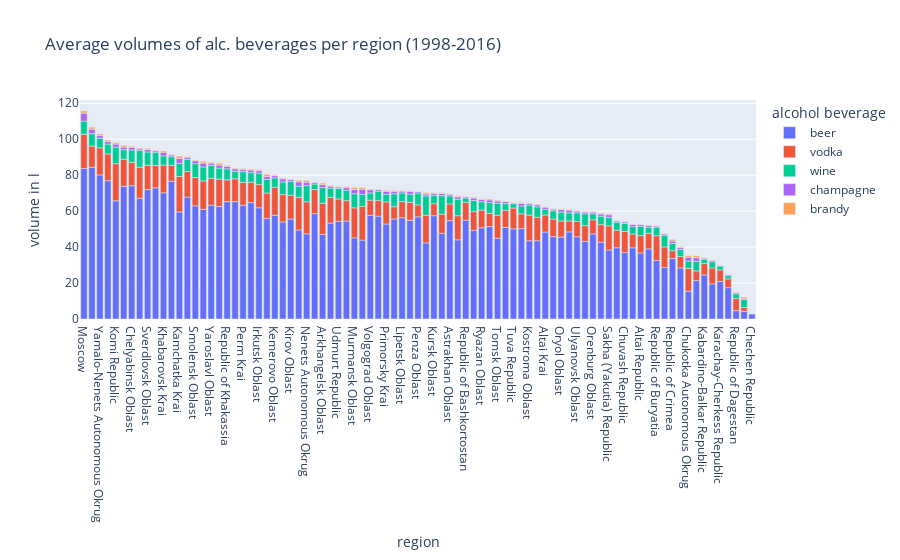

The code cell stored with this chart in its notebook:
### Code cell
fig = px.bar(df_region, x='region', y=drink_cat,
            title = "Average volumes of alc. beverages per region (1998-2016)",
            labels = {"value": "volume in l","variable":"alcohol beverage"}).update_xaxes(categoryorder="total descending")
fig.show()

### Figure 1 — Plotly figure (JSON) as saved in the notebook; plotly's stock layout.template omitted (floating-point values rounded to 4 significant figures)
{"data": [{"alignmentgroup": "True", "hovertemplate": "alcohol beverage=beer<br>region=%{x}<br>volume in l=%{y}<extra></extra>", "legendgroup": "beer", "marker": {"color": "#636efa", "pattern": {"shape": ""}}, "name": "beer", "offsetgroup": "beer", "orientation": "v", "showlegend": true, "textposition": "auto", "type": "bar", "x": ["Altai Krai", "Altai Republic", "Amur Oblast", "Arkhangelsk Oblast", "Astrakhan Oblast", "Belgorod Oblast", "Bryansk Oblast", "Chechen Republic", "Chelyabinsk Oblast", "Chukotka Autonomous Okrug", "Chuvash Republic", "Irkutsk Oblast", "Ivanovo Oblast", "Jewish Autonomous Oblast", "Kabardino-Balkar Republic", "Kaliningrad Oblast", "Kaluga Oblast", "Kamchatka Krai", "Karachay-Cherkess Republic", "Kemerovo Oblast", "Khabarovsk Krai", "Khanty–Mansi Autonomous Okrug – Yugra", "Kirov Oblast", "Komi Republic", "Kostroma Oblast", "Krasnodar Krai", "Krasnoyarsk Krai", "Kurgan Oblast", "Kursk Oblast", "Leningrad Oblast", "Lipetsk Oblast", "Magadan Oblast", "Mari El Republic", "Moscow", "Moscow Oblast", "Murmansk Oblast", "Nenets Autonomous Okrug", "Nizhny Novgorod Oblast", "Novgorod Oblast", "Novosibirsk Oblast", "Omsk Oblast", "Orenburg Oblast", "Oryol Oblast", "Penza Oblast", "Perm Krai", "Primorsky Krai", "Pskov Oblast", "Republic of Adygea", "Republic of Bashkortostan", "Republic of Buryatia", "Republic of Crimea", "Republic of Dagestan", "Republic of Ingushetia", "Republic of Kalmykia", "Republic of Karelia", "Republic of Khakassia", "Republic of Mordovia", "Republic of North Ossetia-Alania", "Republic of Tatarstan", "Rostov Oblast", "Ryazan Oblast", "Saint Petersburg", "Sakha (Yakutia) Republic", "Sakhalin Oblast", "Samara Oblast", "Saratov Oblast", "Sevastopol", "Smolensk Oblast", "Stavropol Krai", "Sverdlovsk Oblast", "Tambov Oblast", "Tomsk Oblast", "Tula Oblast", "Tuva Republic", "Tver Oblast", "Tyumen Oblast", "Udmurt Republic", "Ulyanovsk Oblast", "Vladimir Oblast", "Volgograd Oblast", "Vologda Oblast", "Voronezh Oblast", "Yamalo-Nenets Autonomous Okrug", "Yaroslavl Oblast", "Zabaykalsky Krai"], "xaxis": "x", "y": [48.37, 36.72, 53.38, 47.04, 54.7, 38.99, 43.13, 2.767, 74.15, 15.42, 36.97, 61.86, 73.0, 45.84, 24.55, 55.92, 54.49, 59.57, 20.88, 57.68, 70.19, 73.85, 55.63, 65.74, 43.49, 55.61, 64.72, 57.22, 57.45, 61, 56.34, 43.87, 28.62, 83.69, 62.6, 45.13, 47.37, 49.36, 44.06, 65.28, 76.64, 47.33, 45.58, 56.84, 63.33, 52.84, 47.63, 28.44, 54.97, 32.56, 33.7, 4.644, 4.233, 19.53, 42.35, 65.29, 39.62, 17.44, 58.6, 48.45, 50.72, 84.38, 38.38, 49.52, 50.26, 39.61, 21.37, 62.94, 51.41, 71.96, 50.91, 44.95, 42.75, 50.14, 54.01, 76.95, 54.36, 45.75, 43.52, 57.63, 67.21, 54.91, 80.14, 63.33, 67.81], "yaxis": "y"}, {"alignmentgroup": "True", "hovertemplate": "alcohol beverage=vodka<br>region=%{x}<br>volume in l=%{y}<extra></extra>", "legendgroup": "vodka", "marker": {"color": "#EF553B", "pattern": {"shape": ""}}, "name": "vodka", "offsetgroup": "vodka", "orientation": "v", "showlegend": true, "textposition": "auto", "type": "bar", "x": ["Altai Krai", "Altai Republic", "Amur Oblast", "Arkhangelsk Oblast", "Astrakhan Oblast", "Belgorod Oblast", "Bryansk Oblast", "Chechen Republic", "Chelyabinsk Oblast", "Chukotka Autonomous Okrug", "Chuvash Republic", "Irkutsk Oblast", "Ivanovo Oblast", "Jewish Autonomous Oblast", "Kabardino-Balkar Republic", "Kaliningrad Oblast", "Kaluga Oblast", "Kamchatka Krai", "Karachay-Cherkess Republic", "Kemerovo Oblast", "Khabarovsk Krai", "Khanty–Mansi Autonomous Okrug – Yugra", "Kirov Oblast", "Komi Republic", "Kostroma Oblast", "Krasnodar Krai", "Krasnoyarsk Krai", "Kurgan Oblast", "Kursk Oblast", "Leningrad Oblast", "Lipetsk Oblast", "Magadan Oblast", "Mari El Republic", "Moscow", "Moscow Oblast", "Murmansk Oblast", "Nenets Autonomous Okrug", "Nizhny Novgorod Oblast", "Novgorod Oblast", "Novosibirsk Oblast", "Omsk Oblast", "Orenburg Oblast", "Oryol Oblast", "Penza Oblast", "Perm Krai", "Primorsky Krai", "Pskov Oblast", "Republic of Adygea", "Republic of Bashkortostan", "Republic of Buryatia", "Republic of Crimea", "Republic of Dagestan", "Republic of Ingushetia", "Republic of Kalmykia", "Republic of Karelia", "Republic of Khakassia", "Republic of Mordovia", "Republic of North Ossetia-Alania", "Republic of Tatarstan", "Rostov Oblast", "Ryazan Oblast", "Saint Petersburg", "Sakha (Yakutia) Republic", "Sakhalin Oblast", "Samara Oblast", "Saratov Oblast", "Sevastopol", "Smolensk Oblast", "Stavropol Krai", "Sverdlovsk Oblast", "Tambov Oblast", "Tomsk Oblast", "Tula Oblast", "Tuva Republic", "Tver Oblast", "Tyumen Oblast", "Udmurt Republic", "Ulyanovsk Oblast", "Vladimir Oblast", "Volgograd Oblast", "Vologda Oblast", "Voronezh Oblast", "Yamalo-Nenets Autonomous Okrug", "Yaroslavl Oblast", "Zabaykalsky Krai"], "xaxis": "x", "y": [9.466, 9.684, 14.22, 17.38, 9.297, 8.687, 8.819, null, 12.94, 12.71, 11.71, 12.92, 12.36, 9.741, 6.299, 14.13, 11.34, 19.71, 6.435, 15.61, 15.38, 15.01, 13.21, 20.65, 14.27, 6.835, 11.38, 8.643, 6.675, 15.81, 8.971, 18.73, 11.45, 19.02, 15.19, 16.69, 17.85, 10.37, 13.4, 12.72, 8.804, 7.878, 8.937, 6.626, 12.64, 12.3, 10.66, 6.289, 9.909, 13.77, 4.267, 6.715, 2.161, 8.867, 15.35, 12.14, 9.726, 4.897, 13.43, 6.093, 9.817, 11.82, 13.39, 18.18, 8.226, 7.645, 5.4, 15.76, 7.371, 13.56, 9.552, 12.78, 9.739, 11.59, 15.2, 14.83, 12.42, 8.494, 13.11, 8.457, 17.22, 9.916, 15.09, 14.94, 14.24], "yaxis": "y"}, {"alignmentgroup": "True", "hovertemplate": "alcohol beverage=wine<br>region=%{x}<br>volume in l=%{y}<extra></extra>", "legendgroup": "wine", "marker": {"color": "#00cc96", "pattern": {"shape": ""}}, "name": "wine", "offsetgroup": "wine", "orientation": "v", "showlegend": true, "textposition": "auto", "type": "bar", "x": ["Altai Krai", "Altai Republic", "Amur Oblast", "Arkhangelsk Oblast", "Astrakhan Oblast", "Belgorod Oblast", "Bryansk Oblast", "Chechen Republic", "Chelyabinsk Oblast", "Chukotka Autonomous Okrug", "Chuvash Republic", "Irkutsk Oblast", "Ivanovo Oblast", "Jewish Autonomous Oblast", "Kabardino-Balkar Republic", "Kaliningrad Oblast", "Kaluga Oblast", "Kamchatka Krai", "Karachay-Cherkess Republic", "Kemerovo Oblast", "Khabarovsk Krai", "Khanty–Mansi Autonomous Okrug – Yugra", "Kirov Oblast", "Komi Republic", "Kostroma Oblast", "Krasnodar Krai", "Krasnoyarsk Krai", "Kurgan Oblast", "Kursk Oblast", "Leningrad Oblast", "Lipetsk Oblast", "Magadan Oblast", "Mari El Republic", "Moscow", "Moscow Oblast", "Murmansk Oblast", "Nenets Autonomous Okrug", "Nizhny Novgorod Oblast", "Novgorod Oblast", "Novosibirsk Oblast", "Omsk Oblast", "Orenburg Oblast", "Oryol Oblast", "Penza Oblast", "Perm Krai", "Primorsky Krai", "Pskov Oblast", "Republic of Adygea", "Republic of Bashkortostan", "Republic of Buryatia", "Republic of Crimea", "Republic of Dagestan", "Republic of Ingushetia", "Republic of Kalmykia", "Republic of Karelia", "Republic of Khakassia", "Republic of Mordovia", "Republic of North Ossetia-Alania", "Republic of Tatarstan", "Rostov Oblast", "Ryazan Oblast", "Saint Petersburg", "Sakha (Yakutia) Republic", "Sakhalin Oblast", "Samara Oblast", "Saratov Oblast", "Sevastopol", "Smolensk Oblast", "Stavropol Krai", "Sverdlovsk Oblast", "Tambov Oblast", "Tomsk Oblast", "Tula Oblast", "Tuva Republic", "Tver Oblast", "Tyumen Oblast", "Udmurt Republic", "Ulyanovsk Oblast", "Vladimir Oblast", "Volgograd Oblast", "Vologda Oblast", "Voronezh Oblast", "Yamalo-Nenets Autonomous Okrug", "Yaroslavl Oblast", "Zabaykalsky Krai"], "xaxis": "x", "y": [3.174, 5.19, 5.222, 8.67, 4.469, 3.337, 6.593, null, 6.944, 4.175, 4.486, 6.353, 7.237, 4.614, 2.424, 7.636, 5.787, 7.278, 2.119, 5.262, 5.221, 5.321, 7.733, 9.224, 5.627, 7.193, 5.301, 5.22, 4.691, 7.786, 4.825, 6.662, 6.53, 7.382, 6.126, 7.854, 8.986, 6.187, 9.185, 4.205, 4.827, 3.379, 4.953, 6.635, 6.13, 4.244, 10.31, 3.963, 2.397, 4.779, 4.033, 2.635, 4.371, 3.472, 10.76, 6.069, 4.529, 1.743, 3.058, 4.527, 4.693, 6.953, 4.746, 6.2, 4.351, 4.129, 5.333, 7.709, 5.962, 7.383, 3.709, 6.701, 4.728, 2.429, 7.036, 5.542, 5.871, 4.779, 5.775, 4.027, 9.328, 4.638, 5.312, 7.193, 6.806], "yaxis": "y"}, {"alignmentgroup": "True", "hovertemplate": "alcohol beverage=champagne<br>region=%{x}<br>volume in l=%{y}<extra></extra>", "legendgroup": "champagne", "marker": {"color": "#ab63fa", "pattern": {"shape": ""}}, "name": "champagne", "offsetgroup": "champagne", "orientation": "v", "showlegend": true, "textposition": "auto", "type": "bar", "x": ["Altai Krai", "Altai Republic", "Amur Oblast", "Arkhangelsk Oblast", "Astrakhan Oblast", "Belgorod Oblast", "Bryansk Oblast", "Chechen Republic", "Chelyabinsk Oblast", "Chukotka Autonomous Okrug", "Chuvash Republic", "Irkutsk Oblast", "Ivanovo Oblast", "Jewish Autonomous Oblast", "Kabardino-Balkar Republic", "Kaliningrad Oblast", "Kaluga Oblast", "Kamchatka Krai", "Karachay-Cherkess Republic", "Kemerovo Oblast", "Khabarovsk Krai", "Khanty–Mansi Autonomous Okrug – Yugra", "Kirov Oblast", "Komi Republic", "Kostroma Oblast", "Krasnodar Krai", "Krasnoyarsk Krai", "Kurgan Oblast", "Kursk Oblast", "Leningrad Oblast", "Lipetsk Oblast", "Magadan Oblast", "Mari El Republic", "Moscow", "Moscow Oblast", "Murmansk Oblast", "Nenets Autonomous Okrug", "Nizhny Novgorod Oblast", "Novgorod Oblast", "Novosibirsk Oblast", "Omsk Oblast", "Orenburg Oblast", "Oryol Oblast", "Penza Oblast", "Perm Krai", "Primorsky Krai", "Pskov Oblast", "Republic of Adygea", "Republic of Bashkortostan", "Republic of Buryatia", "Republic of Crimea", "Republic of Dagestan", "Republic of Ingushetia", "Republic of Kalmykia", "Republic of Karelia", "Republic of Khakassia", "Republic of Mordovia", "Republic of North Ossetia-Alania", "Republic of Tatarstan", "Rostov Oblast", "Ryazan Oblast", "Saint Petersburg", "Sakha (Yakutia) Republic", "Sakhalin Oblast", "Samara Oblast", "Saratov Oblast", "Sevastopol", "Smolensk Oblast", "Stavropol Krai", "Sverdlovsk Oblast", "Tambov Oblast", "Tomsk Oblast", "Tula Oblast", "Tuva Republic", "Tver Oblast", "Tyumen Oblast", "Udmurt Republic", "Ulyanovsk Oblast", "Vladimir Oblast", "Volgograd Oblast", "Vologda Oblast", "Voronezh Oblast", "Yamalo-Nenets Autonomous Okrug", "Yaroslavl Oblast", "Zabaykalsky Krai"], "xaxis": "x", "y": [1.207, 0.9347, 1.116, 1.631, 0.8616, 1.073, 0.9574, null, 1.465, 2.058, 0.81, 1.326, 0.9458, 0.9058, 0.5711, 1.523, 1.478, 2.737, 0.3195, 1.209, 1.978, 1.447, 0.9905, 1.697, 0.8832, 1.384, 1.444, 0.8532, 1.107, 2.091, 1.017, 2.935, 0.7447, 4.386, 1.704, 2.406, 1.914, 1.357, 1.301, 1.319, 0.9516, 0.8947, 1.408, 0.7537, 1.128, 1.654, 1.173, 1.018, 0.6658, 0.6616, 1.367, 0.6411, 0.5714, 0.7437, 1.062, 1.362, 0.6426, 0.7674, 0.8505, 1.474, 1.327, 2.469, 1.509, 2.421, 1.478, 1.168, 1.967, 1.615, 1.464, 1.361, 1.158, 1.175, 1.224, 0.4458, 1.655, 1.426, 0.7258, 0.9916, 1.073, 1.708, 0.8574, 1.5, 1.486, 1.241, 1.114], "yaxis": "y"}, {"alignmentgroup": "True", "hovertemplate": "alcohol beverage=brandy<br>region=%{x}<br>volume in l=%{y}<extra></extra>", "legendgroup": "brandy", "marker": {"color": "#FFA15A", "pattern": {"shape": ""}}, "name": "brandy", "offsetgroup": "brandy", "orientation": "v", "showlegend": true, "textposition": "auto", "type": "bar", "x": ["Altai Krai", "Altai Republic", "Amur Oblast", "Arkhangelsk Oblast", "Astrakhan Oblast", "Belgorod Oblast", "Bryansk Oblast", "Chechen Republic", "Chelyabinsk Oblast", "Chukotka Autonomous Okrug", "Chuvash Republic", "Irkutsk Oblast", "Ivanovo Oblast", "Jewish Autonomous Oblast", "Kabardino-Balkar Republic", "Kaliningrad Oblast", "Kaluga Oblast", "Kamchatka Krai", "Karachay-Cherkess Republic", "Kemerovo Oblast", "Khabarovsk Krai", "Khanty–Mansi Autonomous Okrug – Yugra", "Kirov Oblast", "Komi Republic", "Kostroma Oblast", "Krasnodar Krai", "Krasnoyarsk Krai", "Kurgan Oblast", "Kursk Oblast", "Leningrad Oblast", "Lipetsk Oblast", "Magadan Oblast", "Mari El Republic", "Moscow", "Moscow Oblast", "Murmansk Oblast", "Nenets Autonomous Okrug", "Nizhny Novgorod Oblast", "Novgorod Oblast", "Novosibirsk Oblast", "Omsk Oblast", "Orenburg Oblast", "Oryol Oblast", "Penza Oblast", "Perm Krai", "Primorsky Krai", "Pskov Oblast", "Republic of Adygea", "Republic of Bashkortostan", "Republic of Buryatia", "Republic of Crimea", "Republic of Dagestan", "Republic of Ingushetia", "Republic of Kalmykia", "Republic of Karelia", "Republic of Khakassia", "Republic of Mordovia", "Republic of North Ossetia-Alania", "Republic of Tatarstan", "Rostov Oblast", "Ryazan Oblast", "Saint Petersburg", "Sakha (Yakutia) Republic", "Sakhalin Oblast", "Samara Oblast", "Saratov Oblast", "Sevastopol", "Smolensk Oblast", "Stavropol Krai", "Sverdlovsk Oblast", "Tambov Oblast", "Tomsk Oblast", "Tula Oblast", "Tuva Republic", "Tver Oblast", "Tyumen Oblast", "Udmurt Republic", "Ulyanovsk Oblast", "Vladimir Oblast", "Volgograd Oblast", "Vologda Oblast", "Voronezh Oblast", "Yamalo-Nenets Autonomous Okrug", "Yaroslavl Oblast", "Zabaykalsky Krai"], "xaxis": "x", "y": [0.2368, 0.2537, 0.3968, 0.8705, 0.3611, 0.2558, 0.27, null, 0.5605, 0.9358, 0.3242, 0.5321, 0.3711, 0.3, 0.3995, 1.238, 0.5347, 1.245, 0.2758, 0.4847, 0.7047, 0.9242, 0.3342, 0.81, 0.3111, 0.5326, 0.5447, 0.2747, 0.3311, 1.022, 0.3132, 0.9895, 0.3084, 1.258, 1.001, 1.127, 0.9395, 0.4447, 0.5821, 0.4363, 0.3811, 0.2632, 0.3932, 0.2311, 0.56, 0.5537, 0.44, 0.5079, 0.2568, 0.1721, 0.9, 0.2721, 0.9, 0.28, 0.7368, 0.6032, 0.2132, 0.14, 0.3258, 0.4053, 0.3316, 1.117, 0.4605, 0.9432, 0.4316, 0.3674, 1.1, 0.5068, 0.5916, 0.6895, 0.3237, 0.4711, 0.3632, 0.2353, 0.5479, 0.8416, 0.3589, 0.3647, 0.4232, 0.4368, 0.5179, 0.4021, 0.9516, 0.5711, 0.4395], "yaxis": "y"}], "layout": {"barmode": "relative", "legend": {"title": {"text": "alcohol beverage"}, "tracegroupgap": 0}, "title": {"text": "Average volumes of alc. beverages per region (1998-2016)"}, "xaxis": {"anchor": "y", "categoryorder": "total descending", "domain": [0, 1], "title": {"text": "region"}}, "yaxis": {"anchor": "x", "domain": [0, 1], "title": {"text": "volume in l"}}}}
